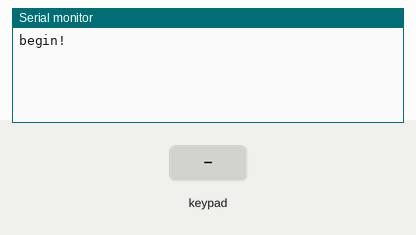
A sketch run on a simulated Arduino Leonardo, built with avr-gcc and run on an emulated ATmega32U4. Shown: the last lines printed to the serial monitor. Wiring (inferred from the names in the program): 4×3 keypad with keys 1 2 3 4 5 6 7 8 9 * 0 #: rows pin 6, pin 7, pin 8, pin 9; columns pin 3, pin 4, pin 5. The inputs (shaded band) are chosen by the test bench. USB keyboard and mouse output is not drawn.

Above: at 1.2 s.
1.3 s: key '1' pressed
At 2.1 s:
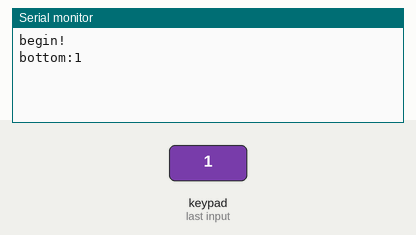
2.9 s: keypad keys 1 2 # pressed 0.4 s apart
At 4.3 s:
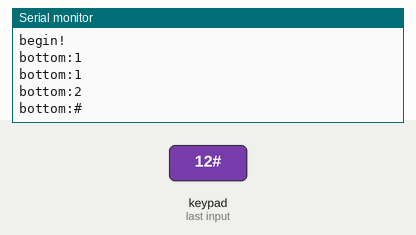
5.6 s: key '*' pressed
At 6.9 s:
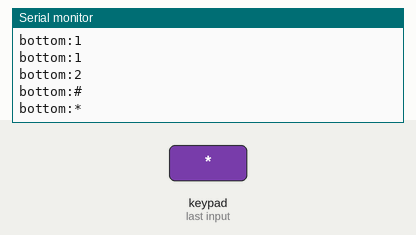
7.2 s: keypad keys 2 5 pressed 0.4 s apart
At 8.9 s:
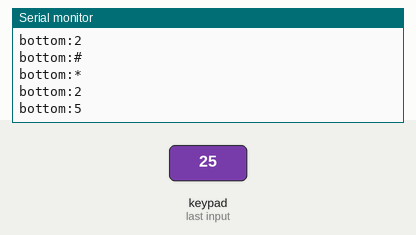
Timing chart, 0 to 10.4 s (numbered marks = the images above; inputs shaded):
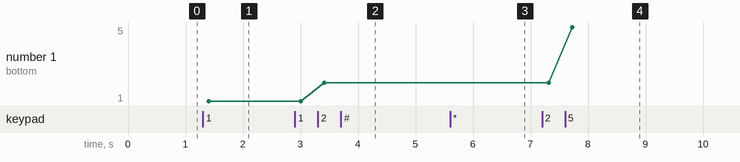

Measured:
- after the input at 1.3 s, the serial monitor: prints a new line after 0.10 s (image 1)
- after the input at 2.9 s, the serial monitor: prints a new line after 0.51 s (image 2)
- after the input at 5.6 s, the serial monitor: prints a new line after 0.12 s (image 3)
- after the input at 7.2 s, the serial monitor: prints a new line after 0.12 s (image 4)
- plotted number 1: 1 → 2 after the input at 2.9 s, 2 → 5 after the input at 7.2 s

The sketch:

buttom_array.ino
```cpp
#include "Keyboard.h"

//buttom array connected pins
#define X0 3
#define X1 4
#define X2 5
#define Y0 6
#define Y1 7
#define Y2 8
#define Y3 9

//keys refer to your buttom array
const char keys[4][3]={{'1','2','3'},{'4','5','6'},{'7','8','9'},{'*','0','#'}};

//buttom's register
bool buttom[3][4],buttom_pre[3][4];

//function to detect buttom array
void buttom_manager(void);

void setup() {
  // put your setup code here, to run once:
  //set pin mode
  pinMode(X0,OUTPUT);
  pinMode(X1,OUTPUT);
  pinMode(X2,OUTPUT);
  pinMode(Y0,INPUT_PULLUP);
  pinMode(Y1,INPUT_PULLUP);
  pinMode(Y2,INPUT_PULLUP);
  pinMode(Y3,INPUT_PULLUP);

  //initial serial port
  Serial.begin(9600);
  Serial.println("begin!");

  //initial registers
  buttom[3][4]={0};
  buttom_pre[3][4]={0};

  //initial and start Keyboard
  Keyboard.begin();
}

void loop() {
  // put your main code here, to run repeatedly:
  //detect buttom array
  buttom_manager();

  //read register and do something
  for(int i=0;i<3;i++){
    for(int j=0;j<4;j++){
      //output when the buttom was just push down, if the buttom not get release, the buttom_pre will be 0 and won't output until the buttom been release.
      if((buttom[i][j]==0)&&(buttom_pre[i][j]==1)){
        Serial.print("bottom:");
        Serial.println(keys[j][i]);
        Keyboard.write(keys[j][i]);
      }
      buttom_pre[i][j]=buttom[i][j];
    }
  }

}

void buttom_manager(){
  //detect X0 row
  digitalWrite(X0,LOW);
  digitalWrite(X1,HIGH);
  digitalWrite(X2,HIGH);
  buttom[0][0]=digitalRead(Y0);
  buttom[0][1]=digitalRead(Y1);
  buttom[0][2]=digitalRead(Y2);
  buttom[0][3]=digitalRead(Y3);

  //detect X1 row
  digitalWrite(X0,HIGH);
  digitalWrite(X1,LOW);
  digitalWrite(X2,HIGH);
  buttom[1][0]=digitalRead(Y0);
  buttom[1][1]=digitalRead(Y1);
  buttom[1][2]=digitalRead(Y2);
  buttom[1][3]=digitalRead(Y3);

  //detect X2 row
  digitalWrite(X0,HIGH);
  digitalWrite(X1,HIGH);
  digitalWrite(X2,LOW);
  buttom[2][0]=digitalRead(Y0);
  buttom[2][1]=digitalRead(Y1);
  buttom[2][2]=digitalRead(Y2);
  buttom[2][3]=digitalRead(Y3);

  //prevent bouncing
  delay(100);
}
```
